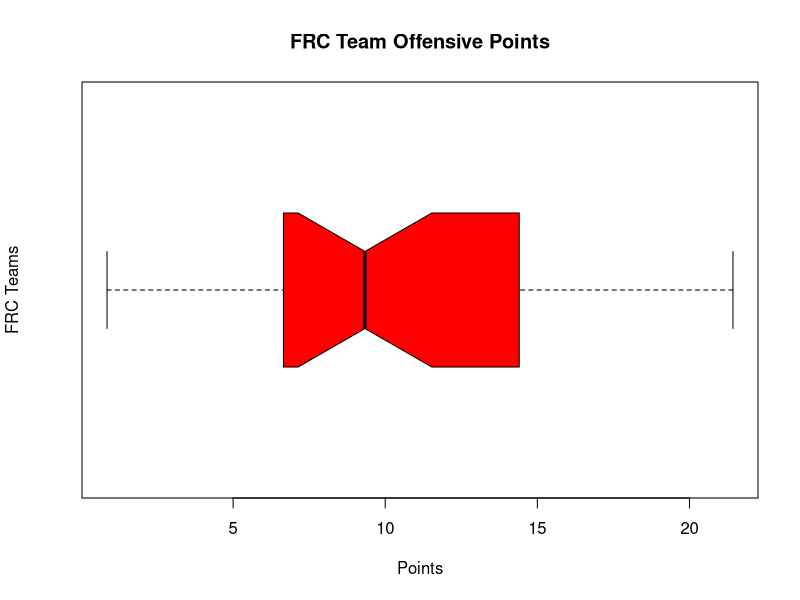
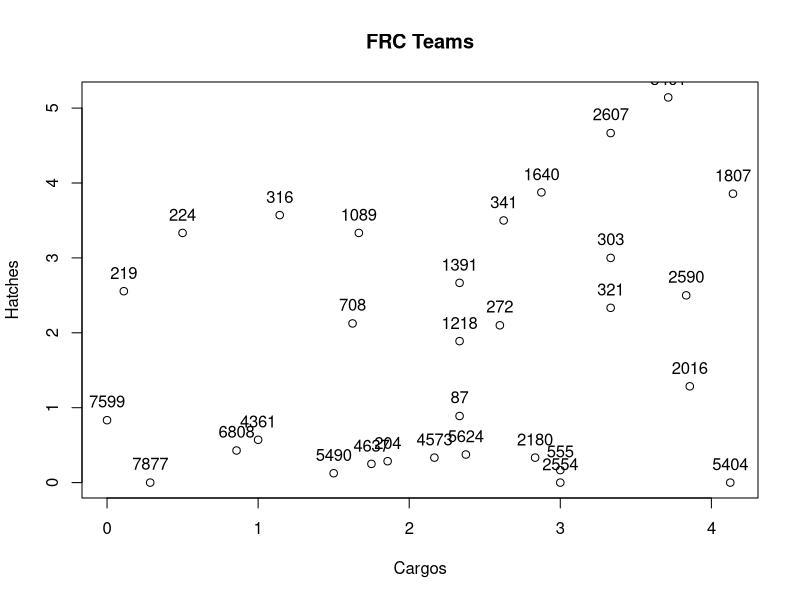

Write R code to recreate these figures, in order.
require(ggplot2)
"
Build an R script that can do the following:

1) Read values from an Excel file every 30 seconds (i.e. Conversion from .txt to Data Frame).

2) Separate into Teams for Mean and Standard Deviation.

3) Interpret these values as Graphs for each team.

4) If possible, integrate the script with Tableau (Not possible due to the illegality
of connections in the FRC events).

Note: R1, R2, R3 mean the respective levels of the rocket ship, and CS means cargo ship.
S means Sandstorm and T means Teleop.

SP means Station Pickup and GP means Ground Pickup
"


df <- read.csv("Bensalem Event 2019 Scouting.txt", header = FALSE) #The path is necessary for the R script to read the file.

df[df == "null"] = NA


#df <- data.frame(names = c("A", "A", "A", "A", "A", "A", "A", "B"),
#collection = c(28, 23, 49, 29, 38, 23, 29, 21))

colnames(df) <- c("Name", "Team", "Position", "Match", "Is_Start_Level_2",
                  "S_Hatch_CS", "S_Hatch_R1", "S_Hatch_R2", "S_Hatch_R3",
                  "S_Cargo_CS", "S_Cargo_R1", "S_Cargo_R2", "S_Cargo_R3",
                  "T_Hatch_CS", "T_Hatch_R1", "T_Hatch_R2", "T_Hatch_R3",
                  "Hatch_GP", "Hatch_SP",
                  "T_Cargo_CS", "T_Cargo_R1", "T_Cargo_R2", "T_Cargo_R3",
                  "Is_Defensive", "Habitat_Level", "Time_For_Climb", "Notes")

print(typeof(df))
#Get unique team
uniqueTeams <- unique(df$Team)
print(uniqueTeams)

c1 <- c()
c2 <- c()
c3 <- c()
c4 <- c()
c5 <- c()
c6 <- c()
c7 <- c()
c8 <- c()
c9 <- c()
c10 <- c()
c11 <- c()
c12 <- c()
c13 <- c()
c14 <- c()
c15 <- c()
c16 <- c()
c17 <- c()
c18 <- c()
c19 <- c()
c20 <- c()
c21 <- c()
c22 <- c()
c23 <- c()
c24 <- c()
c25 <- c()
c26 <- c()
c27 <- c()
c28 <- c()
c29 <- c()
c30 <- c()
c31 <- c()
c32 <- c()
c33 <- c()
c34 <- c()
c35 <- c()
c36 <- c()
c37 <- c()
c38 <- c()
c39 <- c()
c40 <- c()
c41 <- c()
c42 <- c()
c43 <- c()
c44 <- c()
c45 <- c()

pointfunction <- function (v) {
  c <- ifelse(v < 3, 3 * v, 12)
}
for (team in uniqueTeams) {
  a <- which(df$Team == team)
  
  #Sandstorm Vars
  b <- df$Is_Start_Level_2
  c <- df$S_Hatch_CS
  d <- df$S_Hatch_R1
  e <- df$S_Hatch_R2
  f <- df$S_Hatch_R3
  
  g <- df$S_Cargo_CS
  h <- df$S_Cargo_R1
  i <- df$S_Hatch_R2
  j <- df$S_Hatch_R3
  
  #Teleop Vars
  k <- df$T_Hatch_CS
  l <- df$T_Hatch_R1
  m <- df$T_Hatch_R2
  n <- df$T_Hatch_R3
  
  o <- df$T_Cargo_CS
  p <- df$T_Cargo_R1
  q <- df$T_Cargo_R2
  r <- df$T_Cargo_R3
  
  s <- df$Habitat_Level
  t <- df$Hatch_GP
  u <- df$Hatch_SP
  
  v <- df$Is_Defensive
  #u <- df$Time_For_Climb
  #String... generally says seconds but can say minutes in extreme cases. So no stats.
  
  #Means
  c1 <- c(c1, mean(c[a], na.rm = TRUE))
  c2 <- c(c2, mean(d[a], na.rm = TRUE))
  c3 <- c(c3, mean(e[a], na.rm = TRUE))
  c4 <- c(c4, mean(f[a], na.rm = TRUE))
  c5 <- c(c5, mean(g[a], na.rm = TRUE))
  c6 <- c(c6, mean(h[a], na.rm = TRUE))
  c7 <- c(c7, mean(i[a], na.rm = TRUE))
  c8 <- c(c8, mean(j[a], na.rm = TRUE))
  c9 <- c(c9, mean(k[a], na.rm = TRUE))
  c10 <- c(c10, mean(l[a], na.rm = TRUE))
  c11 <- c(c11, mean(m[a], na.rm = TRUE))
  c12 <- c(c12, mean(n[a], na.rm = TRUE))
  c13 <- c(c13, mean(o[a], na.rm = TRUE))
  c14 <- c(c14, mean(p[a], na.rm = TRUE))
  c15 <- c(c15, mean(q[a], na.rm = TRUE))
  c16 <- c(c16, mean(r[a], na.rm = TRUE))
  c17 <- c(c17, mean(s[a], na.rm = TRUE))
  c18 <- c(c18, mean(pointfunction(s[a]), na.rm = TRUE))
  c19 <- c(c19, mean(c[a] + d[a] + e[a] + f[a] + k[a] + l[a] + m[a] + n[a], na.rm = TRUE))
  c20 <- c(c20, mean(g[a] + h[a] + i[a] + j[a] + o[a] + p[a] + q[a] + r[a], na.rm = TRUE))
  c21 <- c(c21, mean(t[a], na.rm = TRUE))
  c22 <- c(c22, mean(u[a], na.rm = TRUE))
  #Standard Deviations
  c23 <- c(c23, sd(c[a], na.rm = TRUE))
  c24 <- c(c24, sd(d[a], na.rm = TRUE))
  c25 <- c(c25, sd(e[a], na.rm = TRUE))
  c26 <- c(c26, sd(f[a], na.rm = TRUE))
  c27 <- c(c27, sd(g[a], na.rm = TRUE))
  c28 <- c(c28, sd(h[a], na.rm = TRUE))
  c29 <- c(c29, sd(i[a], na.rm = TRUE))
  c30 <- c(c30, sd(j[a], na.rm = TRUE))
  c31 <- c(c31, sd(k[a], na.rm = TRUE))
  c32 <- c(c32, sd(l[a], na.rm = TRUE))
  c33 <- c(c33, sd(m[a], na.rm = TRUE))
  c34 <- c(c34, sd(n[a], na.rm = TRUE))
  c35 <- c(c35, sd(o[a], na.rm = TRUE))
  c36 <- c(c36, sd(p[a], na.rm = TRUE))
  c37 <- c(c37, sd(q[a], na.rm = TRUE))
  c38 <- c(c38, sd(r[a], na.rm = TRUE))
  c39 <- c(c39, sd(s[a], na.rm = TRUE))
  c40 <- c(c40, sd(pointfunction(s[a]), na.rm = TRUE))
  c41 <- c(c41, sd(c[a] + d[a] + e[a] + f[a] + k[a] + l[a] + m[a] + n[a], na.rm = TRUE))
  c42 <- c(c42, sd(g[a] + h[a] + i[a] + j[a] + o[a] + p[a] + q[a] + r[a], na.rm = TRUE))
  c43 <- c(c43, sd(t[a], na.rm = TRUE))
  c44 <- c(c44, sd(u[a], na.rm = TRUE))
  #Booleans
  c45 <- c(c45, mean(v[a], na.rm = TRUE))
}

#Start level is not really going to matter much in this DF.
df2 <- data.frame(Teams = uniqueTeams, #Identifier
                  
                  #Means
                  S_Hatch_CS_Mean = c1, S_Hatch_R1_Mean = c2, S_Hatch_R2_Mean = c3, S_Hatch_R3_Mean = c4,
                  S_Cargo_CS_Mean = c5, S_Cargo_R1_Mean = c6, S_Cargo_R2_Mean = c7, S_Cargo_R3_Mean = c8,
                  T_Hatch_CS_Mean = c9, T_Hatch_R1_Mean = c10, T_Hatch_R2_Mean = c11, T_Hatch_R3_Mean = c12,
                  T_Cargo_CS_Mean = c13, T_Cargo_R1_Mean = c14, T_Cargo_R2_Mean = c15, T_Cargo_R3_Mean = c16,
                  Habitat_Level_Mean = c17, Habitat_Points_Mean = c18, Hatch_Total_Mean = c19,
                  Cargo_Total_Mean = c20, Hatch_GP = c21, Hatch_SP = c22,
                  
                  #Standard Deviations
                  S_Hatch_CS_SD = c23, S_Hatch_R1_SD = c24, S_Hatch_R2_SD = c25, S_Hatch_R3_SD = c26,
                  S_Cargo_CS_SD = c27, S_Cargo_R1_SD = c28, S_Cargo_R2_SD = c29, S_Cargo_R3_SD = c30,
                  T_Hatch_CS_SD = c31, T_Hatch_R1_SD = c32, T_Hatch_R2_SD = c33, T_Hatch_R3_SD = c34,
                  T_Cargo_CS_SD = c35, T_Cargo_R1_SD = c36, T_Cargo_R2_SD = c37, T_Cargo_R3_SD = c38,
                  Habitat_Level_SD = c39, Habitat_Points_SD = c40, Hatch_Total_SD = c41, Cargo_Total_SD = c42,
                  Hatch_GP_SD = c43, Hatch_SP_SD = c44,
                  #Boolean Means
                  Is_Defensive = c45)

#Order by Defensiveness, descending.
df2 <- df2[with(df2, order(-Is_Defensive)), ]
print(df2)

#Order by Hatch Panels, descending.
df2 <- df2[with(df2, order(-Hatch_Total_Mean)), ]
print(df2)

#Order by Cargo, descending.
df2 <- df2[with(df2, order(-Cargo_Total_Mean)), ]
print(df2)

#Order by Hab Level, descending
df2 <- df2[with(df2, order(-Habitat_Level_Mean)), ]
print(df2)

#Order by Hab Points, descending
df2 <- df2[with(df2, order(-Habitat_Points_Mean)), ]
print(df2)

df3 <- data.frame(Cargos = df2$Cargo_Total_Mean, Hatches = df2$Hatch_Total_Mean)
boxplot(3 * df2$Cargo_Total_Mean + 2 * df2$Hatch_Total_Mean, main = "FRC Team Offensive Points", xlab = "Points", ylab = "FRC Teams", col = "red", horizontal = TRUE, notch = TRUE)

#Yes, this plot can get pretty cramped especially at the bottom,
#but this is one of the only plots I can do at present.

plot(df3, main="FRC Teams")
text(df3$Cargos, df3$Hatches + 0.25, labels = df2$Teams)